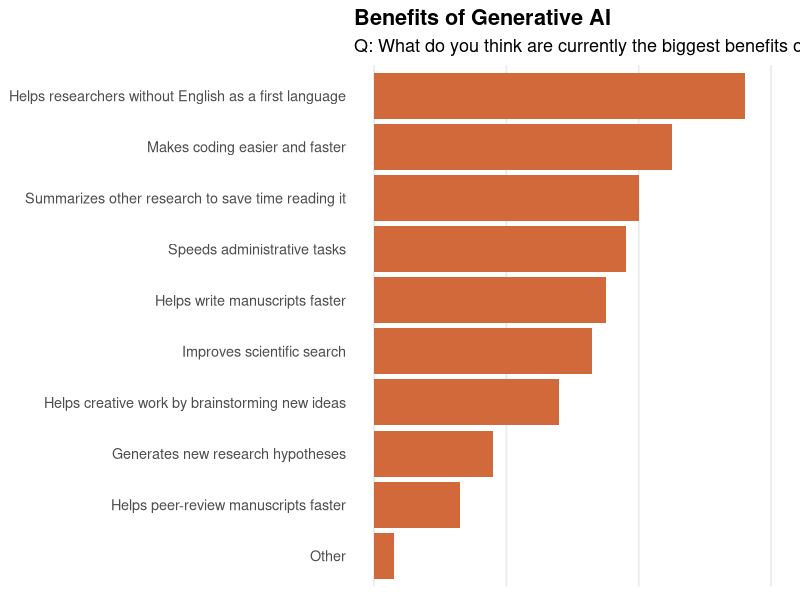

Here is the R script that generated this plot:
## ---- chunk 1
library(tidyverse)
# assisted by Cursor AI
# Replicate Nature's 'Benefits of Generative AI' bar plot
ddBenefits <- data.frame(
  sBenefit = c(
    "Helps researchers without English as a first language",
    "Makes coding easier and faster",
    "Summarizes other research to save time reading it",
    "Speeds administrative tasks",
    "Helps write manuscripts faster",
    "Improves scientific search",
    "Helps creative work by brainstorming new ideas",
    "Generates new research hypotheses",
    "Helps peer-review manuscripts faster",
    "Other"
  ),
  dPercent = c(56, 45, 40, 38, 35, 33, 28, 18, 13, 3)
)

lOrder <- ddBenefits$sBenefit[order(ddBenefits$dPercent, decreasing = TRUE)]

ggplot(ddBenefits, aes(x = reorder(sBenefit, dPercent), y = dPercent)) +
  geom_col(fill = "#d2693a") +
  coord_flip() +
  scale_y_continuous(labels = function(x) paste0(x, "%"), limits = c(0, 60)) +
  labs(
    title = "Benefits of Generative AI",
    subtitle = "Q: What do you think are currently the biggest benefits of generative AI for research?",
    x = NULL,
    y = NULL
  ) +
  theme_minimal(base_size = 13) +
  theme(
    plot.title = element_text(face = "bold"),
    axis.text.x = element_blank(),
    axis.ticks.x = element_blank(),
    panel.grid.major.y = element_blank(),
    panel.grid.minor = element_blank()
  )
